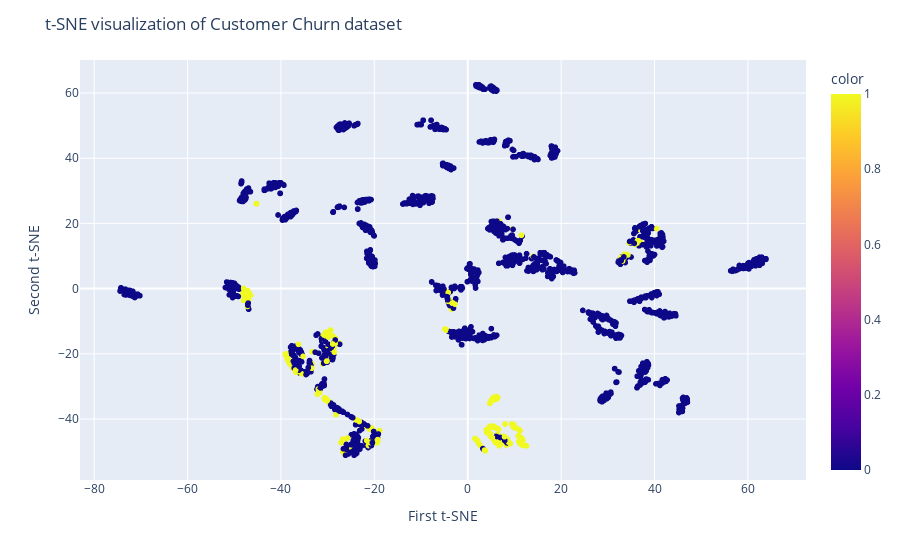

Notebook cell for this chart:
### Markdown cell above
Visualizing t-SNE
We will now use the Plotly Scatter plot to display components and target classes.

### Code cell
fig = px.scatter(x=X_train_tsne[:, 0], y=X_train_tsne[:, 1], color=y_train)
fig.update_layout(
    title="t-SNE visualization of Customer Churn dataset",
    xaxis_title="First t-SNE",
    yaxis_title="Second t-SNE",
)
fig.show()

### Figure 1 — Plotly figure (JSON) as saved in the notebook; plotly's stock layout.template omitted (floating-point values rounded to 4 significant figures; data arrays with more than 128 entries replaced by an {"elided": "..."} marker saying what was removed)
{"data": [{"hovertemplate": "x=%{x}<br>y=%{y}<br>color=%{marker.color}<extra></extra>", "legendgroup": "", "marker": {"color": {"elided": "2362 int values"}, "coloraxis": "coloraxis", "symbol": "circle"}, "mode": "markers", "name": "", "showlegend": false, "type": "scattergl", "x": {"elided": "2362 float values"}, "xaxis": "x", "y": {"elided": "2362 float values"}, "yaxis": "y"}], "layout": {"coloraxis": {"colorbar": {"title": {"text": "color"}}, "colorscale": [[0, "#0d0887"], [0.1111, "#46039f"], [0.2222, "#7201a8"], [0.3333, "#9c179e"], [0.4444, "#bd3786"], [0.5556, "#d8576b"], [0.6667, "#ed7953"], [0.7778, "#fb9f3a"], [0.8889, "#fdca26"], [1, "#f0f921"]]}, "legend": {"tracegroupgap": 0}, "margin": {"t": 60}, "title": {"text": "t-SNE visualization of Customer Churn dataset"}, "xaxis": {"anchor": "y", "domain": [0, 1], "title": {"text": "First t-SNE"}}, "yaxis": {"anchor": "x", "domain": [0, 1], "title": {"text": "Second t-SNE"}}}}
